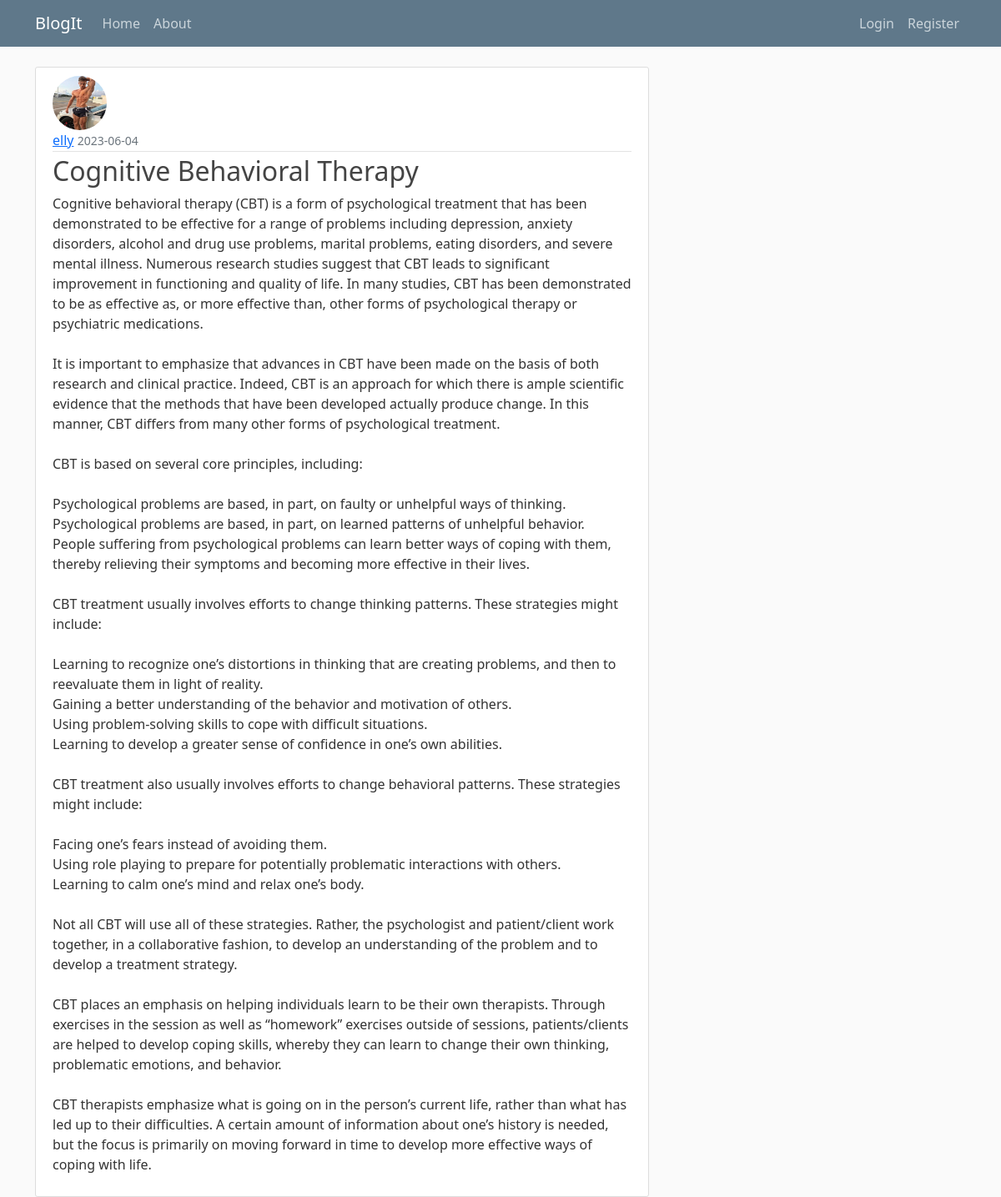
The app's page /post/22 with its own data.
### flaskblog/models.py (models this page shows, shortened)
class User(db.Model, UserMixin):
    id = db.Column(db.Integer, primary_key=True)        # setting column id of type integer and making it a primary key by setting primary_key contraint to True
    username = db.Column(db.String(20), unique=True, nullable=False)
    email = db.Column(db.String(120), unique=True, nullable=False)
    image_file = db.Column(db.String(20), nullable=False, default='default.jpg')
    password = db.Column(db.String(60), nullable=False)
    posts = db.relationship('Post', backref='author', lazy=True)

class Post(db.Model):
    id = db.Column(db.Integer, primary_key=True)
    title = db.Column(db.String(100), nullable=False)
    date_posted = db.Column(db.DateTime, nullable=False, default=datetime.utcnow)
    content = db.Column(db.Text, nullable=False)
    user_id = db.Column(db.Integer, db.ForeignKey('user.id'), nullable=False)

### flaskblog/posts/routes.py (the view)
@posts.route('/post/<int:post_id>')
def post(post_id):
    post = Post.query.get_or_404(post_id)
    return render_template('post.html', title=post.title, post=post)

### flaskblog/templates/post.html (shortened to what this page needs)
{% extends "layout.html" %}
{% block content %}
	<article class="media content-section">
		<img class="rounded-circle article-img" src="{{ url_for('static', filename='profile_pics/' + post.author.image_file) }}">
		<div class="media-body">
			<div class="article-metadata">
				<a class="mr-2" href="{{ url_for('users.user_posts', username=post.author.username) }}">{{ post.author.username }}</a>
				<small class="text-muted">{{ post.date_posted.strftime('%Y-%m-%d') }}</small>
			</div>
			<h2 class="article-title">{{ post.title }}</h2>
			<p class="article-content">{{ post.content }}</p>
		</div>
	</article>
{% endblock content %}

### flaskblog/static/main.css (style rules this page uses)
body { background: #fafafa; color: #333333; margin-top: 5rem; }
h1, h2, h3, h4, h5, h6 { color: #444444; }
.content-section { background: #ffffff; padding: 10px 20px; border: 1px solid #dddddd; border-radius: 3px; margin-bottom: 20px; }
.article-title { color: #444444; }
.article-content { white-space: pre-line; }
.article-img { height: 65px; width: 65px; margin-right: 16px; }
.article-metadata { padding-bottom: 1px; margin-bottom: 4px; border-bottom: 1px solid #e3e3e3 }

### records on screen
User: image_file (picture), author.username "elly"
Post: date_posted "2023-06-04", title "Cognitive Behavioral Therapy", content "Cognitive behavioral therapy (CBT) is a form of psychological treatment that has been demonstrated to be effective for a range of problems including depression, anxiety disorders, alcohol and drug use problems, marital problems, eating disorders, and severe mental illness. Numerous research studies suggest that CBT leads to significant improvement in functioning and quality of life. In many studies, CBT has been demonstrated to be as effective as, or more effective than, other forms of psychological therapy or psychiatric medications. It is important to emphasize that advances in CBT have been made on the basis of both research and clinical practice. Indeed, CBT is an approach for which…"
